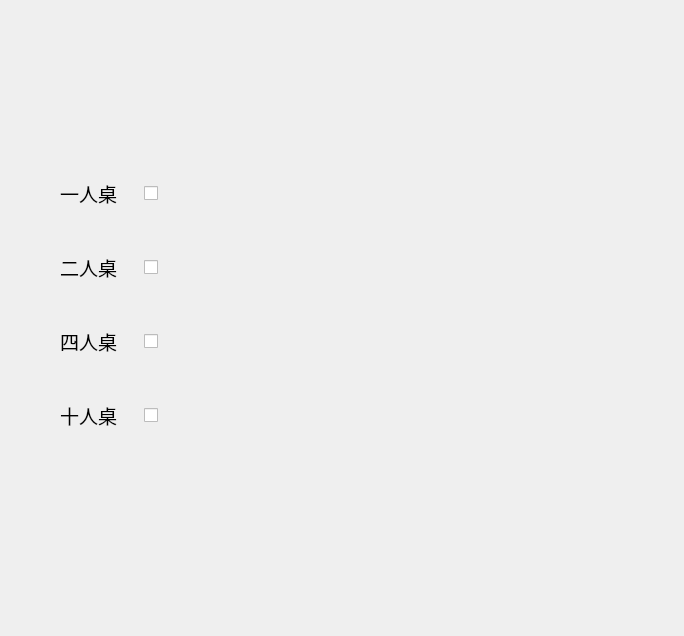
<?xml version="1.0" encoding="UTF-8"?>
<ui version="4.0">
 <class>Seat</class>
 <widget class="QWidget" name="Seat">
  <property name="geometry">
   <rect>
    <x>0</x>
    <y>0</y>
    <width>684</width>
    <height>636</height>
   </rect>
  </property>
  <property name="windowTitle">
   <string>Form</string>
  </property>
  <widget class="QWidget" name="">
   <property name="geometry">
    <rect>
     <x>60</x>
     <y>140</y>
     <width>161</width>
     <height>331</height>
    </rect>
   </property>
   <layout class="QVBoxLayout" name="verticalLayout">
    <item>
     <layout class="QHBoxLayout" name="horizontalLayout">
      <item>
       <widget class="QLabel" name="label">
        <property name="font">
         <font>
          <pointsize>14</pointsize>
         </font>
        </property>
        <property name="text">
         <string>一人桌</string>
        </property>
       </widget>
      </item>
      <item>
       <widget class="QCheckBox" name="checkBox">
        <property name="text">
         <string/>
        </property>
       </widget>
      </item>
     </layout>
    </item>
    <item>
     <layout class="QHBoxLayout" name="horizontalLayout_2">
      <item>
       <widget class="QLabel" name="label_2">
        <property name="font">
         <font>
          <pointsize>14</pointsize>
         </font>
        </property>
        <property name="text">
         <string>二人桌</string>
        </property>
       </widget>
      </item>
      <item>
       <widget class="QCheckBox" name="checkBox_2">
        <property name="text">
         <string/>
        </property>
       </widget>
      </item>
     </layout>
    </item>
    <item>
     <layout class="QHBoxLayout" name="horizontalLayout_3">
      <item>
       <widget class="QLabel" name="label_3">
        <property name="font">
         <font>
          <pointsize>14</pointsize>
         </font>
        </property>
        <property name="text">
         <string>四人桌</string>
        </property>
       </widget>
      </item>
      <item>
       <widget class="QCheckBox" name="checkBox_3">
        <property name="text">
         <string/>
        </property>
       </widget>
      </item>
     </layout>
    </item>
    <item>
     <layout class="QHBoxLayout" name="horizontalLayout_4">
      <item>
       <widget class="QLabel" name="label_4">
        <property name="font">
         <font>
          <pointsize>14</pointsize>
         </font>
        </property>
        <property name="text">
         <string>十人桌</string>
        </property>
       </widget>
      </item>
      <item>
       <widget class="QCheckBox" name="checkBox_4">
        <property name="text">
         <string/>
        </property>
       </widget>
      </item>
     </layout>
    </item>
   </layout>
  </widget>
 </widget>
 <resources/>
 <connections/>
</ui>
